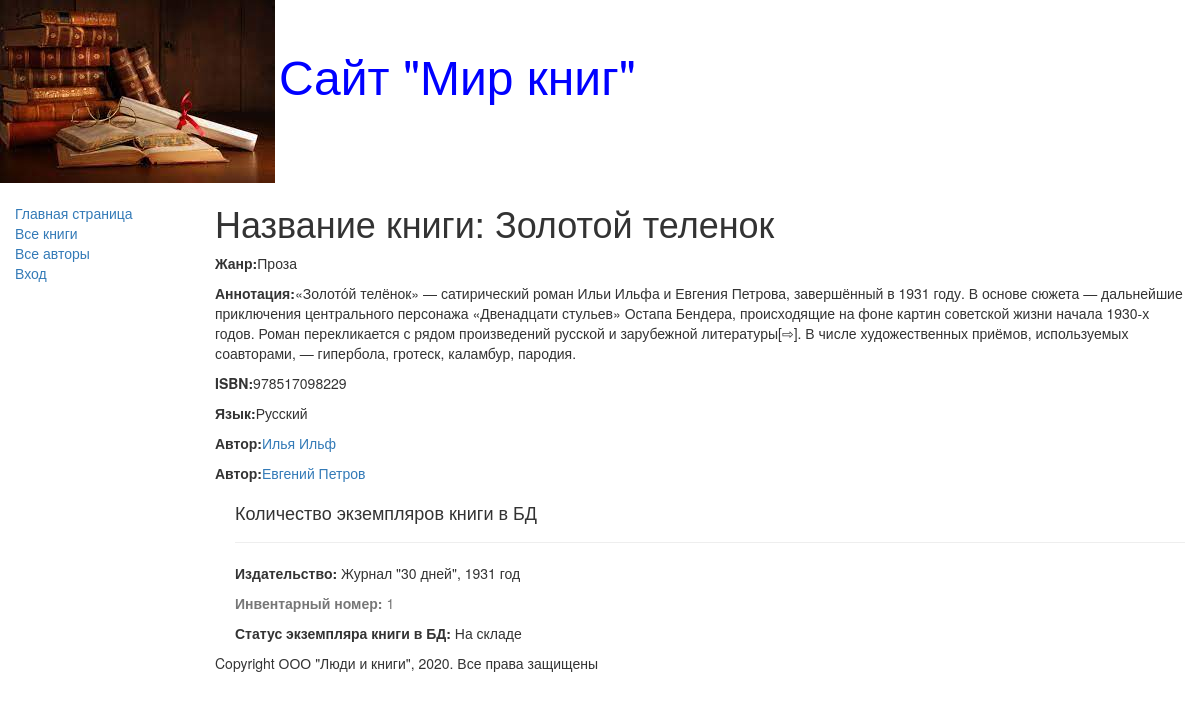
Screenshot of /books/1 with the database file from the repository.
### catalog/models.py (models this page shows, shortened)
class Book(models.Model):
    title = models.CharField(max_length=200, help_text="Введите название книги", verbose_name="Название книги")
    genre = models.ForeignKey('Genre', on_delete=models.CASCADE, help_text="Выберите жанр для книги",
                              verbose_name="Жанр книги", null=True)
    language = models.ForeignKey('Language', on_delete=models.CASCADE, help_text="Выберите язык книги",
                                 verbose_name="Язык книги", null=True)
    author = models.ManyToManyField('Author', help_text="Выберите автора", verbose_name="Автор книги")
    summary = models.TextField(max_length=1000, help_text="Введие краткое описание книги",
                               verbose_name="Аннотация книги")
    isbn = models.CharField(max_length=13, help_text="Должно содержать 13 символов",
                            verbose_name="ISBN книги")
    def display_author(self):
        return ', '.join([author.last_name for author in self.author.all()])
    display_author.short_description = 'Авторы'

class Genre(models.Model):
    name = models.CharField(max_length=200, help_text="Введите жанр книги", verbose_name="Жанр книги")
    def __str__(self):
        return self.name

class Language(models.Model):
    name = models.CharField(max_length=20, help_text="Введите язык книги", verbose_name="Язык книги")
    def __str__(self):
        return self.name

class Author(models.Model):
    first_name = models.CharField(max_length=100, help_text="Введите имя автора", verbose_name="Имя автора")
    last_name = models.CharField(max_length=100, help_text="Введите фамилию автора", verbose_name="Фамилия автора")
    date_of_birth = models.DateField(help_text="Введите дату рождения", verbose_name="Дата рождения", null=True, blank=True)
    date_of_death = models.DateField(help_text="Введите дату смерти", verbose_name="Дата смерти", null=True, blank=True)

class BookInstance(models.Model):
    book = models.ForeignKey('Book', on_delete=models.CASCADE, null=True)
    inv_nom = models.CharField(max_length=20, null=True, help_text="Введите инвентарный номер экземпляара",
                               verbose_name="Инвентарный номер")
    imprint = models.CharField(max_length=200, help_text="Введите издательствои год выпуска",
                               verbose_name="Издательство")
    status = models.ForeignKey('Status', on_delete=models.CASCADE, null=True,
                               help_text="Измнить состояние экземпляра",
                               verbose_name="Статус экземпляра книги")
    due_back = models.DateField(null=True, blank=True,
                                help_text="Введите конец срока статуса",
                                verbose_name="Дата окончания статуса")

class Status(models.Model):
    name = models.CharField(max_length=20, help_text="Введите статус экземпляра книги",
                            verbose_name="Статус экземпляра книги")
    def __str__(self):
        return self.name

### catalog/views.py (the view)
# urls.py: url(r'^books/(?P<pk>\d+)$', views.BookDetailView.as_view(), name="book-detail"),
class BookDetailView(generic.DetailView):
    model = Book

### catalog/templates/catalog/book_detail.html (shortened to what this page needs)
{% extends "base_generic.html" %}
{% block content %}
    <h1>Название книги: {{ book.title }}</h1>
    <p><strong>Жанр:</strong>{{ book.genre }}</p>
    <p><strong>Аннотация:</strong>{{ book.summary }}</p>
    <p><strong>ISBN:</strong>{{ book.isbn }}</p>
    <p><strong>Язык:</strong>{{ book.language }}</p>
        {% for author in book.author.all %}
            <p><strong>Автор:</strong><a href="">{{ author.first_name }} {{ author.last_name }}</a></p>
        {% endfor %}
<div style="margin-left:20px;margin-top:20px">
    <h4>Количество экземпляров книги в БД</h4>
    {% for copy in book.bookinstance_set.all %}
        <hr>
        <p><strong>Издательство:</strong> {{ copy.imprint }}</p>
        <p class="text-muted"><strong>Инвентарный номер:</strong> {{ copy.id }}</p>
        <p><strong>Статус экземпляра книги в БД:</strong> {{ copy.status }}</p>
    {% endfor %}
</div>
{% endblock %}

### catalog/templates/base_generic.html (shortened to what this page needs)
<!DOCTYPE html>
<html lang="en">
<head>
    <link rel="stylesheet"
        href="https://maxcdn.bootstrapcdn.com/bootstrap/3.3.7/css/bootstrap.min.css">
    {% load static %}
    <link rel = "stylesheet" href = "{% static 'css/styles.css' %}">
    {% block head %}
        <img src="{% static 'images/index.jpeg' %}" style="width:lOOpx; height:lOOpx;" align="absmiddle">
        <font size=7, color="blue">Сайт "Мир книг"</font>
    {% endblock %}
</head>
<body>
    <div class="container-fluid">
        <div class="row">
            <div class="col-sm-2">
                {% block sidebar %}
                <ul class="sidebar-nav">
                    <li><a href="{% url 'index' %}">Главная страница</a></li>
                    <li><a href="{% url 'books' %}">Все книги</a></li>
                    <li><a href="{% url 'authors' %}">Все авторы</a></li>
                {% if user.is_authenticated %}
                    <li>пользователь: {{ user.get_username }}</li>
                    <li><a href="{% url 'logout' %}?next={{ request.path }}">Выход</a> </li>
                {% else %}
                    <li><a href="{% url 'login' %}?next={{ request.path }}">Вход</a> </li>
                {% endif %}
                </ul>
                {% endblock %}
            </div>
            <div class="col-sm-10">
                {% block content %}{% endblock %}
                {% block footer %}
                    {% block copyright %}
                <p>Copyright ООО "Люди и книги", 2020. Все права защищены</p>
                    {% endblock %}
                {% endblock %}
            </div>
        </div>
    </div>
</body>
</html>

### catalog/static/css/styles.css (style rules this page uses)
.sidebar-nav { margin-top: 20px; padding: 0; list-style: none; }

### rows the page displays
Book: title "Золотой теленок", genre "Проза", summary "«Золото́й телёнок» — сатирический роман Ильи Ильфа и Евгения Петрова, завершённый в 1931 году. В основе сюжета — дальнейшие приключения центрального персонажа «Двенадцати стульев» Остапа Бендера, происходящие на фоне картин советской жизни начала 1930-х годов. Роман перекликается с рядом произведений русской и зарубежной литературы[⇨]. В числе художественных приёмов, используемых соавторами, — гипербола, гротеск, каламбур, пародия.", isbn "978517098229", language "Русский"
Author: first_name "Илья", last_name "Ильф"
Author: first_name "Евгений", last_name "Петров"
BookInstance: imprint "Журнал \"30 дней\", 1931 год", id "1", status "На складе"
